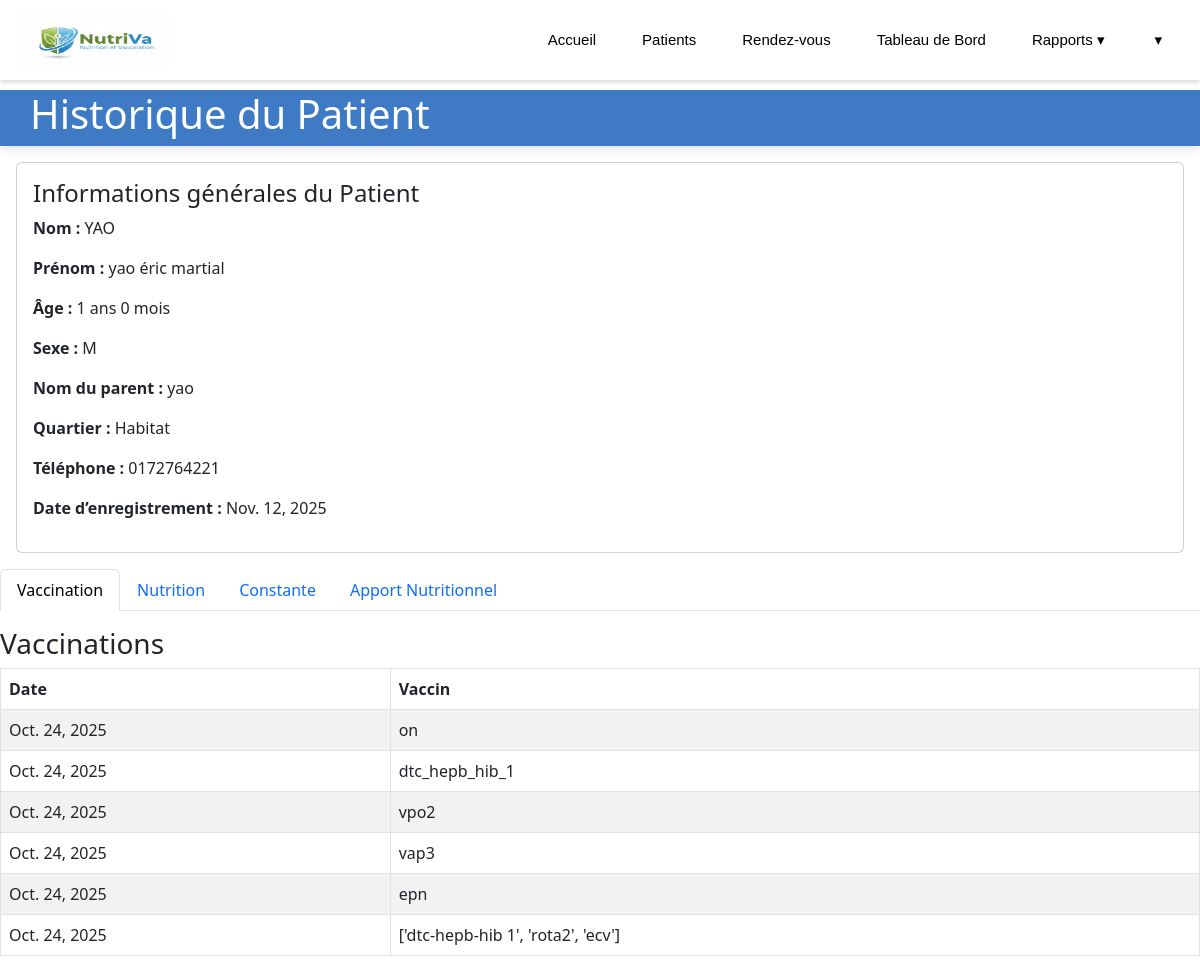
Page /patient/historique_patient/1/ on the committed database.
### patient/models.py (models this page shows, shortened)
class Patient(models.Model):
    nom = models.CharField(max_length=100)
    prenom = models.CharField(max_length=300)
    date_naissance = models.DateField()
    date_creation = models.DateField()
    sexe = models.CharField(max_length=10)
    nom_parent= models.CharField(max_length=100)
    quartier = models.CharField(max_length=100)
    telephone = models.CharField(max_length=20, blank=True, null=True)

class Vaccination(models.Model):
    patient = models.ForeignKey(Patient, on_delete=models.CASCADE)
    date = models.DateField()
    vaccin= models.CharField(max_length=500)

### patient/views.py (the view)
# urls.py: path('historique_patient/<int:patient_id>/', views.historique_patient, name="historique_patient"),
def historique_patient(request, patient_id):
    patient = get_object_or_404(Patient, id=patient_id)
    today = date.today()
    years = today.year - patient.date_naissance.year
    months = today.month - patient.date_naissance.month
    if months < 0:
        years -= 1
        months += 12
    age_affichage = f"{years} ans {months} mois"
    constantes = Constante.objects.filter(patient=patient).order_by("-date")
    vaccinations = Vaccination.objects.filter(patient=patient).order_by("-date")
    nutritions = Nutrition.objects.filter(patient=patient).order_by("-date_visite")
    rdvs = Rdv.objects.filter(patient=patient).order_by("-date_enregistrement")
    context = {
        "patient": patient,
        "age_affichage": age_affichage,
        "constantes": constantes,
        "vaccinations": vaccinations,
        "nutritions": nutritions,
        "rdvs": rdvs,
    }
    return render(request, "patient/historique.html", context)

### patient/context_processors.py (called while the page is built)
def today(request):
    return {"today": date.today()}

### patient/templates/patient/historique.html (shortened to what this page needs)
<!DOCTYPE html>
<html lang="fr">
{% load static %}
<head>
    <link rel="stylesheet" href="{% static 'patient/style.css' %}">
    <link rel="stylesheet" href="https://cdnjs.cloudflare.com/ajax/libs/font-awesome/6.4.0/css/all.min.css">
    <link href="https://cdn.jsdelivr.net/npm/bootstrap@5.3.2/dist/css/bootstrap.min.css" rel="stylesheet">
</head>
<body>
    {% include 'patient/header.html' %}
    <div class="header-bar-vaccin">
        <h1>Historique du Patient</h1>
    </div>
    <div class="card m-3 p-3">
        <h4>Informations générales du Patient</h4>
        <p><strong>Nom :</strong> {{ patient.nom }}</p>
        <p><strong>Prénom :</strong> {{ patient.prenom }}</p>
        <p><strong>Âge :</strong> {{ age_affichage }}</p>
        <p><strong>Sexe :</strong> {{ patient.sexe }}</p>
        <p><strong>Nom du parent :</strong> {{ patient.nom_parent }}</p>
        <p><strong>Quartier :</strong> {{ patient.quartier }}</p>
        <p><strong>Téléphone :</strong> {{ patient.telephone }}</p>
        <p><strong>Date d’enregistrement :</strong> {{ patient.date_creation }}</p>
    </div>
    <ul class="nav nav-tabs" id="patientTabs" role="tablist">
        <li class="nav-item">
            <button class="nav-link active" id="vaccination-tab" data-bs-toggle="tab" data-bs-target="#vaccination" type="button" role="tab">
                Vaccination
            </button>
        </li>
        <li class="nav-item">
            <button class="nav-link" id="nutrition-tab" data-bs-toggle="tab" data-bs-target="#nutrition" type="button" role="tab">
                Nutrition
            </button>
        </li>
        <li class="nav-item">
            <button class="nav-link" id="constante-tab" data-bs-toggle="tab" data-bs-target="#constante" type="button" role="tab">
                Constante
            </button>
        </li>
        <li class="nav-item">
            <button class="nav-link" id="apport_nutrition-tab" data-bs-toggle="tab" data-bs-target="#apport_nutrition" type="button" role="tab">
                Apport Nutritionnel
            </button>
        </li>
    </ul>
    <div class="tab-content mt-3" id="patientTabsContent">
        <div class="tab-pane fade show active" id="vaccination" role="tabpanel">
            <h3> Vaccinations</h3>
            <table class="table table-striped table-bordered">
                <thead>
                    <tr>
                        <th>Date</th>
                        <th>Vaccin</th>
                    </tr>
                </thead>
                <tbody>
                    {% for v in vaccinations %}
                    <tr>
                        <td>{{ v.date }}</td>
                        <td>{{ v.vaccin }}</td>
                    </tr>
                    {% empty %}
                    <tr><td colspan="2">Aucune vaccination.</td></tr>
                    {% endfor %}
                </tbody>
            </table>
        </div>
    </div>
</body>
</html>

### patient/static/patient/style.css (style rules this page uses)
.header-bar-vaccin { background-color: #3f7ac5; color: white; padding: 0px 30px; display: flex; justify-content: space-between; align-items: center; box-shadow: 0 4px 8px rgba(0, 0, 0, 0.1); }
:root { color-scheme: light dark; }

### rows in the picture
Patient: nom "YAO", prenom "yao éric martial", sexe "M", nom_parent "yao", quartier "Habitat", telephone "0172764221", date_creation "Nov. 12, 2025"
Vaccination: date "Oct. 24, 2025", vaccin "on"
Vaccination: date "Oct. 24, 2025", vaccin "dtc_hepb_hib_1"
Vaccination: date "Oct. 24, 2025", vaccin "vpo2"
Vaccination: date "Oct. 24, 2025", vaccin "vap3"
Vaccination: date "Oct. 24, 2025", vaccin "epn"
Vaccination: date "Oct. 24, 2025", vaccin "['dtc-hepb-hib 1', 'rota2', 'ecv']"
